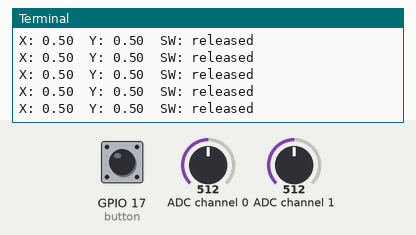
A program run on a simulated Raspberry Pi (BCM pin numbers). Shown: the last lines printed to the terminal. Inputs (shaded band) come from the test bench; at power-on: GPIO 17 (button) HIGH, ADC channel 0 = 512, ADC channel 1 = 512 (analog values on the 0–1023 scale).

Above: at 1.2 s.
1.3 s: GPIO 17 (button) pulled LOW for 0.15 s
At 1.31 s:
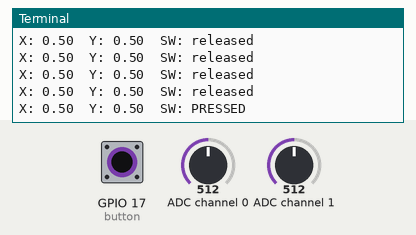
2.9 s: ADC channel 0 set to 716
At 2.92 s:
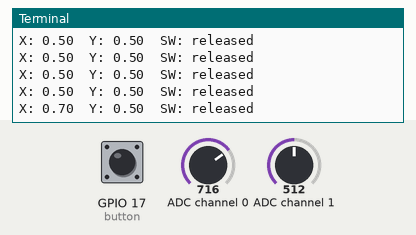
4.4 s: ADC channel 1 set to 716
At 4.43 s:
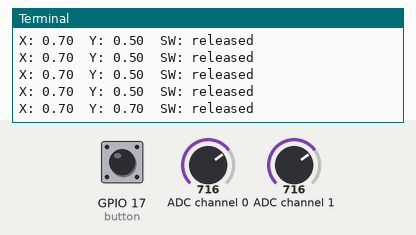
5.9 s: GPIO 17 (button) pulled LOW for 1 s
At 5.94 s:
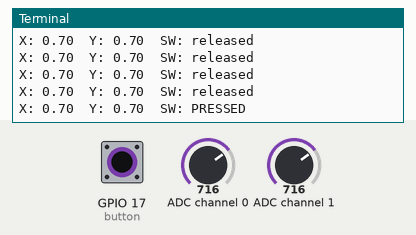
8.4 s: ADC channel 0 set to 900
At 8.46 s:
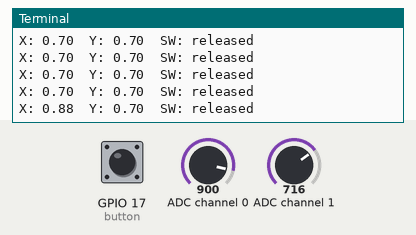
9.9 s: ADC channel 1 set to 900
At 9.97 s:
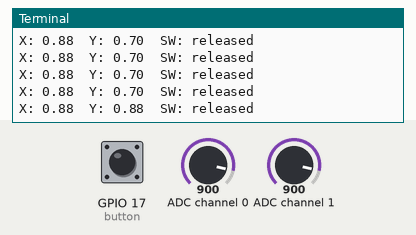
Timing chart, 0 to 12.4 s (numbered marks = the images above; inputs shaded):
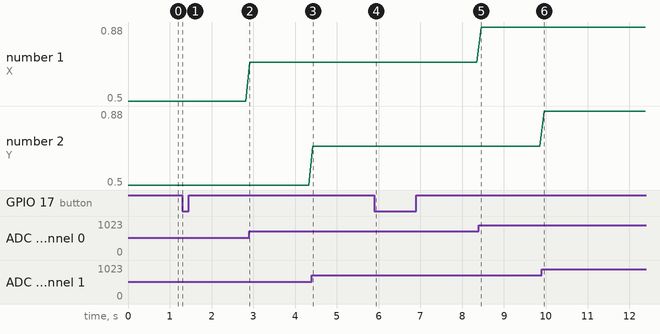

Measured:
- after the input at 1.3 s, the terminal: prints a new line at once (image 1)
- after the input at 2.9 s, the terminal: prints a new line at once (image 2)
- after the input at 4.4 s, the terminal: prints a new line at once (image 3)
- after the input at 5.9 s, the terminal: prints a new line at once (image 4)
- after the input at 8.4 s, the terminal: prints a new line after 0.05 s (image 5)
- after the input at 9.9 s, the terminal: prints a new line after 0.06 s (image 6)
- plotted number 1: 0.5 → 0.7 after the input at 2.9 s, 0.7 → 0.88 after the input at 8.4 s

The program:

example.py
```python
# Python example for Raspberry Pi using an MCP3008 (gpiozero): reads normalized axis values and a GPIO button, then prints formatted values to the console.
#
# Buy this module: https://shillehtek.com/products/ky-023-dual-axis-joystick-module-ps2-analog-sensor-for-arduino
# Full manual: https://shillehtek.com/blogs/shillehtek-product-manuals/ky-023-dual-axis-joystick-module-ps2-analog-sensor-for-arduino-manual
# More examples: https://github.com/shillehbean/shillehtek-examples
#

#!/usr/bin/env python3
# KY-023 on Raspberry Pi via MCP3008 ADC
# pip install gpiozero

from gpiozero import MCP3008, Button
import time

x_axis = MCP3008(channel=0)   # 0.0 - 1.0
y_axis = MCP3008(channel=1)
button = Button(17)           # GPIO 17

while True:
    x = x_axis.value
    y = y_axis.value
    pressed = button.is_pressed
    print(f"X: {x:.2f}  Y: {y:.2f}  SW: {'PRESSED' if pressed else 'released'}")
    time.sleep(0.1)
```
